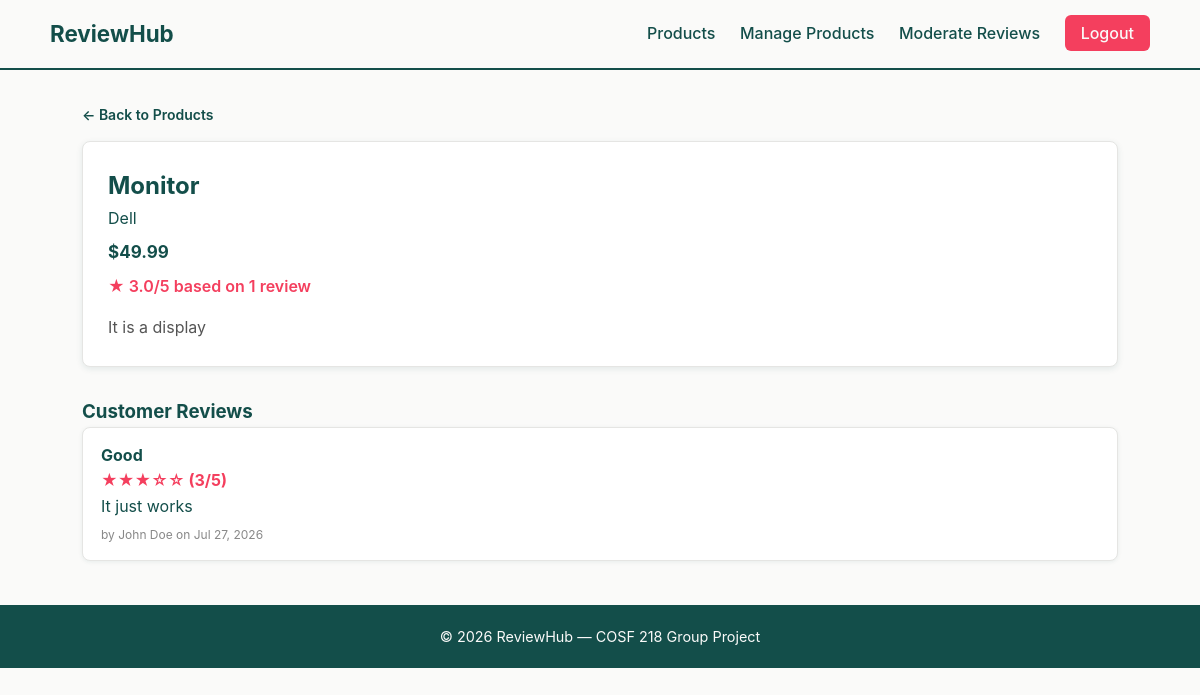
/products/detail.php?id=7 (signed in), run on the app's committed database.
### tables this page shows
CREATE TABLE `products` (
  `product_id` int(11) NOT NULL,
  `name` varchar(150) NOT NULL,
  `brand` varchar(100) NOT NULL,
  `price` decimal(10,2) NOT NULL,
  `specs` text DEFAULT NULL
);

CREATE TABLE `reviews` (
  `review_id` int(11) NOT NULL,
  `product_id` int(11) NOT NULL,
  `user_id` int(11) NOT NULL,
  `title` varchar(150) NOT NULL,
  `rating` tinyint(4) NOT NULL CHECK (`rating` between 1 and 5),
  `comment` text DEFAULT NULL,
  `status` enum('pending','approved') NOT NULL DEFAULT 'pending',
  `created_at` timestamp NOT NULL DEFAULT current_timestamp()
);

CREATE TABLE `users` (
  `user_id` int(11) NOT NULL,
  `name` varchar(100) NOT NULL,
  `email` varchar(150) NOT NULL,
  `password` varchar(255) NOT NULL,
  `role` enum('admin','reviewer') NOT NULL DEFAULT 'reviewer'
);

### products/detail.php (the view, shortened to what this page needs)
<?php
require_once '../config/db.php';
$product_id = isset($_GET['id']) ? intval($_GET['id']) : 0;
$stmt = mysqli_prepare($conn, "SELECT product_id, name, brand, price, specs FROM products WHERE product_id = ?");
mysqli_stmt_bind_param($stmt, "i", $product_id);
mysqli_stmt_execute($stmt);
$product = mysqli_fetch_assoc(mysqli_stmt_get_result($stmt));
$rating_stmt = mysqli_prepare($conn,
    "SELECT ROUND(AVG(rating), 1) AS avg_rating, COUNT(*) AS review_count
     FROM reviews WHERE product_id = ? AND status = 'approved'"
);
mysqli_stmt_bind_param($rating_stmt, "i", $product_id);
mysqli_stmt_execute($rating_stmt);
$rating_data = mysqli_fetch_assoc(mysqli_stmt_get_result($rating_stmt));
$reviews_stmt = mysqli_prepare($conn,
    "SELECT r.title, r.rating, r.comment, r.created_at, u.name
     FROM reviews r
     JOIN users u ON u.user_id = r.user_id
     WHERE r.product_id = ? AND r.status = 'approved'
     ORDER BY r.created_at DESC"
);
mysqli_stmt_bind_param($reviews_stmt, "i", $product_id);
mysqli_stmt_execute($reviews_stmt);
$reviews = mysqli_stmt_get_result($reviews_stmt);
include '../includes/header.php';
?>
<a class="back-link" href="list.php">&larr; Back to Products</a>
<div class="product-card">
    <h2><?= htmlspecialchars($product['name']) ?></h2>
    <p class="brand"><?= htmlspecialchars($product['brand']) ?></p>
    <div class="price">$<?= number_format($product['price'], 2) ?></div>
    <?php if ($rating_data['review_count'] > 0): ?>
        <div class="avg-rating">&#9733; <?= $rating_data['avg_rating'] ?>/5
            based on <?= $rating_data['review_count'] ?> review<?= $rating_data['review_count'] == 1 ? '' : 's' ?>
        </div>
    <?php else: ?>
        <div class="avg-rating">No reviews yet</div>
    <?php endif; ?>
    <p class="description"><?= nl2br(htmlspecialchars($product['specs'])) ?></p>
</div>
<div class="reviews-section">
    <h3>Customer Reviews</h3>
    <?php if (mysqli_num_rows($reviews) === 0): ?>
        <p class="empty">No reviews yet for this product.</p>
    <?php else: ?>
        <?php while ($rev = mysqli_fetch_assoc($reviews)): ?>
            <div class="review">
                <strong><?= htmlspecialchars($rev['title']) ?></strong>
                <div class="stars">
                    <?= str_repeat('&#9733;', $rev['rating']) . str_repeat('&#9734;', 5 - $rev['rating']) ?>
                    (<?= $rev['rating'] ?>/5)
                </div>
                <p><?= nl2br(htmlspecialchars($rev['comment'])) ?></p>
                <div class="meta">by <?= htmlspecialchars($rev['name']) ?> on <?= date("M j, Y", strtotime($rev['created_at'])) ?></div>
            </div>
        <?php endwhile; ?>
    <?php endif; ?>
</div>
<?php include '../includes/footer.php'; ?>

### assets/css/style.css (style rules this page uses)
* { margin: 0; padding: 0; box-sizing: border-box; }
body { font-family: -apple-system, "Segoe UI", Roboto, Helvetica, Arial, sans-serif; background-color: #FAFAF9; color: #134E4A; line-height: 1.6; }
.price { font-weight: bold; color: #134E4A; font-size: 17px; margin: 8px 0; }
.back-link { display: inline-block; margin-bottom: 15px; color: #134E4A; text-decoration: none; font-size: 14px; font-weight: 600; }
.product-card { background: #FFFFFF; border-radius: 8px; box-shadow: 0 2px 6px rgba(19, 78, 74, 0.1); padding: 25px; border: 1px solid #e5e5e3; }
.product-card h2 { margin-top: 0; color: #134E4A; }
.avg-rating { color: #F43F5E; font-size: 16px; margin-bottom: 15px; font-weight: 600; }
.description { color: #555; line-height: 1.6; }
.reviews-section { margin-top: 30px; }
.reviews-section h3 { color: #134E4A; }
.review { background: #FFFFFF; border-radius: 8px; padding: 15px 18px; margin-bottom: 12px; box-shadow: 0 1px 4px rgba(19, 78, 74, 0.08); border: 1px solid #e5e5e3; }
.review .stars { color: #F43F5E; font-weight: bold; }
.review .meta { font-size: 12px; color: #888; margin-top: 6px; }

### data on the page
products: name "Monitor", brand "Dell", price "49.99", specs "It is a display"
reviews: title "Good", rating "★★★", rating "☆☆", rating "3", comment "It just works", user.name "John Doe", created_at "Jul 27, 2026"

### other printed values
$rating_data['avg_rating'] "3.0"
$rating_data['review_count'] "1"
